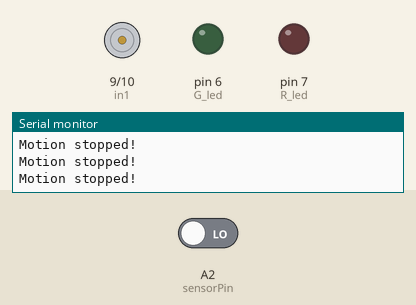
The sketch below on a simulated Arduino Uno, built with avr-gcc and run on an emulated ATmega328P. Shown: motor-driver pin pairs drawn as motors (green arrow = first pin HIGH = forward, orange = second pin HIGH = backward, longer = more drive), output pins drawn as LEDs (lit = HIGH), the last lines printed to the serial monitor. The inputs (shaded band) are chosen by the test bench; at power-on: A2 (sensorPin) LOW.

Above: at 1.7 s.
1.8 s: A2 (sensorPin) driven HIGH
At 2.2 s:
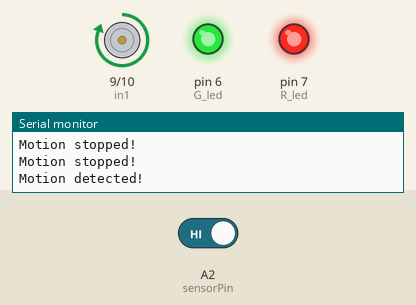
At 2.9 s:
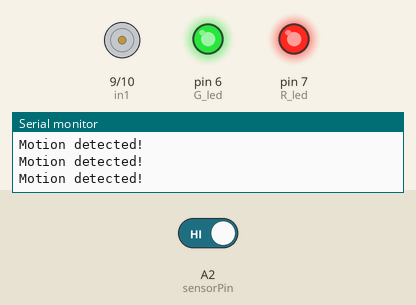
3.8 s: A2 (sensorPin) driven LOW
At 4.2 s:
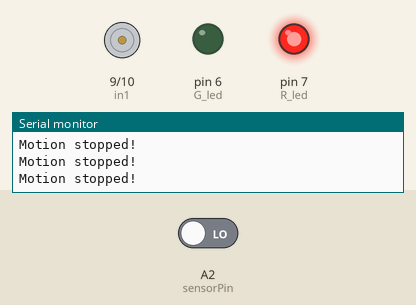
Timing chart, 0 to 11.3 s (numbered marks = the images above; inputs shaded):
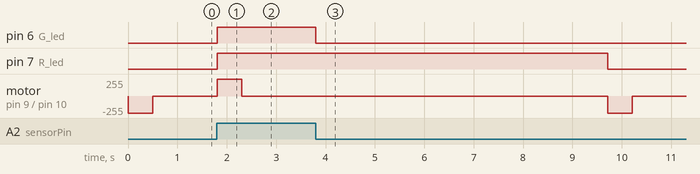

Measured:
- after the input at 1.8 s, pin 6 (G_led), pin 7 (R_led): LOW → HIGH at once; motor on pin 9 (in1) / pin 10 (in2): stopped → forward 255/255 at once, → stopped 0.50 s later
- after the input at 3.8 s, pin 6 (G_led): HIGH → LOW at once; pin 7 (R_led): HIGH → LOW after 5.9 s; motor on pin 9 (in1) / pin 10 (in2): stopped → backward 255/255 after 5.9 s, → stopped 0.50 s later

The sketch:

auto_door_code.ino
```cpp
#define sensorPin A2

#define G_led 6
#define R_led 7

#define in1 9
#define in2 10

int set_timer=5;

int sensor = 0;
int seconds = 0;
int flag = 0;
long delay_Start;


void setup() {
  Serial.begin(9600);

  pinMode(sensorPin,INPUT);

  pinMode(R_led,OUTPUT);
  pinMode(G_led,OUTPUT);

  pinMode(in1,OUTPUT);
  pinMode(in2,OUTPUT);

  digitalWrite(in1,LOW);
  digitalWrite(in2,HIGH);

  delay(500);

  digitalWrite(in1,LOW);
  digitalWrite(in2,LOW);

}

void loop() {
  sensor = digitalRead(sensorPin);

if(sensor==1){
  Serial.println("Motion detected!");
  digitalWrite(R_led, HIGH);
  digitalWrite(G_led, HIGH);

if(flag==0){
  digitalWrite(in1,HIGH);
  digitalWrite(in2,LOW);
  delay(500);
  digitalWrite(in1,LOW);
  digitalWrite(in2,LOW);
}

seconds=0;
flag=1;
delay_Start = millis();
}else{
  Serial.println("Motion stopped!");
  digitalWrite(G_led,LOW);
}

if((flag==1) && (millis() - delay_Start)>999){
  seconds = seconds+1;
  delay_Start = millis();
}


if(seconds>set_timer){
  digitalWrite(R_led,LOW);

  digitalWrite(in1,LOW);
  digitalWrite(in2,HIGH);
  delay(500);
  digitalWrite(in1,LOW);
  digitalWrite(in2,LOW);
  flag=0;
  seconds=0;
}

delay(100);
}
```
